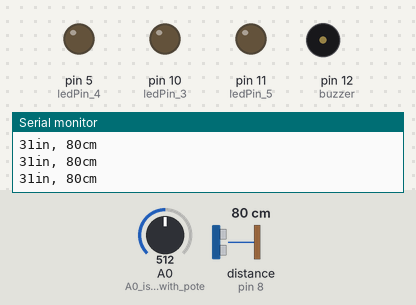
The sketch below on a simulated Arduino Uno, built with avr-gcc and run on an emulated ATmega328P. Shown: output pins drawn as LEDs (lit = HIGH), buzzer (waves = sounding, pin HIGH), the last lines printed to the serial monitor. Wiring (inferred from the names in the program): ultrasonic range finder: trigger pin 7; echo pin 8. The test bench sets the inputs (shaded band); at power-on: distance to the obstacle (sensor on pin 8) 80 cm, A0 (A0_is_connected_with_pote) = 512. The echo pulse lasts 58.3 µs per cm; pins used as bus, display or sensor lines are not drawn.

Above: at 1.2 s.
1.3 s: distance to the obstacle (sensor on pin 8) set to 28 cm
2.8 s: distance to the obstacle (sensor on pin 8) set to 22 cm
At 3.2 s:
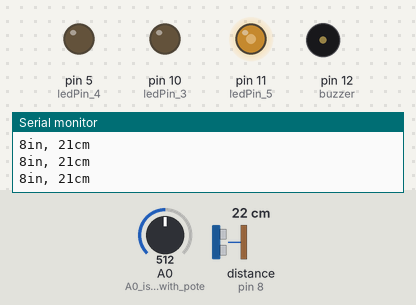
4.3 s: A0 (A0_is_connected_with_pote) set to 716
At 5.5 s:
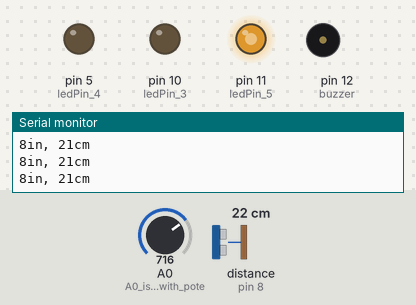
5.8 s: distance to the obstacle (sensor on pin 8) set to 18 cm
At 6.7 s:
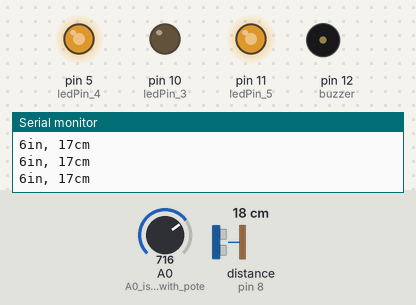
7.3 s: A0 (A0_is_connected_with_pote) set to 900
At 7.6 s:
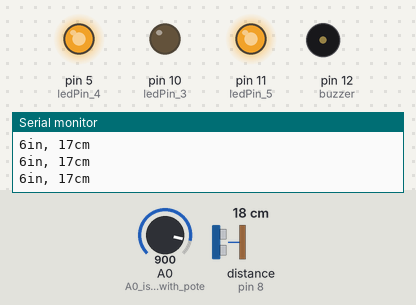
8.8 s: distance to the obstacle (sensor on pin 8) set to 13 cm
At 9.9 s:
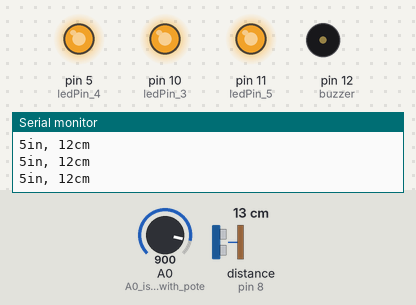
Timing chart, 0 to 11.3 s (numbered marks = the images above; inputs shaded):
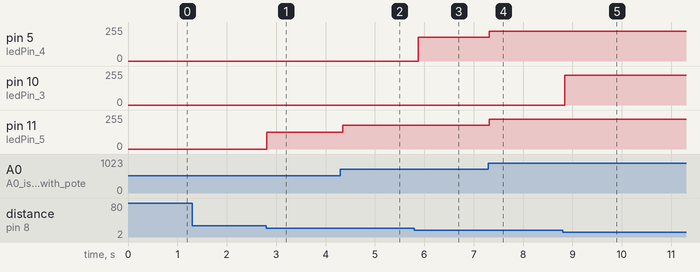

The sketch:

car_sensor_potentiometer.ino
```cpp
 // Note : This code is based on the exempelary library of the Arduino Sensor Ping.
const int trigPin = 7; //variable for trig pin of the HC-SRO4 Sensor
const int echoPin = 8; //variable for echo pin of the HC-SRO4 Sensor
const int ledPin_1 = 3; //variable for led pin 1
const int ledPin_2 = 6; //variable for led pin 2
const int ledPin_3 = 10; //variable for led pin 3
const int ledPin_4 = 5; //variable for led pin 4
const int ledPin_5 = 11; //variable for led pin 5
const int buzzer = 12; //variable for buzzer
int pot_value; //variable for brightness control

void setup() {
  // initialize serial communication:
  Serial.begin(9600);
  pinMode(trigPin, OUTPUT); //tirg pin is set as output
  pinMode(echoPin, INPUT); //echo pin is set as input
  pinMode(buzzer, OUTPUT); //buzzer pin is set as output
  pinMode(A0, INPUT); //A0 is connected with potentiometer to give brightness control

}

void loop() {
  pot_value = analogRead(A0); // this reads and stores the A0 value in the variable
  int voltage = map(pot_value, 0, 1023, 0, 255); // this maps and stores the value in new variable voltage

  // establish variables for duration of the ping, and the distance result
  // in inches and centimeters:
  long duration, inches, cm;

  // The HC-SRO4 is triggered by a HIGH pulse of 10 or more microseconds.
  // Give a short LOW pulse beforehand to ensure a clean HIGH pulse:

  digitalWrite(trigPin, LOW);
  delayMicroseconds(2);
  digitalWrite(trigPin, HIGH);
  delayMicroseconds(10);
  digitalWrite(trigPin, LOW);

  // The echo pin is used to read the signal from the HC-SRO4 a HIGH pulse
  // whose duration is the time (in microseconds) from the sending of the ping
  // to the reception of its echo off of an object.

  duration = pulseIn(echoPin, HIGH);

  // convert the time into a distance
  inches = microsecondsToInches(duration); // just as a ref. for serial monitor
  cm = microsecondsToCentimeters(duration); // this is used to set the if else statements and is also to be used as a ref. in serial monitor
  if(cm< 5){
    analogWrite(ledPin_1, voltage); //if the distance < 5cm then the led 1 will light up
                                    // analogWrite is used instead of digitalWrite for brightness control
  }
  else{
    digitalWrite(ledPin_1, LOW); // if distance > 5cm led 1 will turn off.
  }
  if(cm< 10){
     analogWrite(ledPin_2, voltage);//if the distance < 10cm then the led 2 will light up
                                    // analogWrite is used instead of digitalWrite for brightness control

  }
  else{
    digitalWrite(ledPin_2, LOW); // if distance > 10cm led 2 will turn off.
  }
  if(cm< 15){
    analogWrite(ledPin_3, voltage);//if the distance < 15cm then the led 3 will light up
                                    // analogWrite is used instead of digitalWrite for brightness control

  }
  else{
    digitalWrite(ledPin_3, LOW); // if distance > 15cm led 3 will turn off.
  }
    if(cm< 20){
    analogWrite(ledPin_4, voltage);//if the distance < 20cm then the led 4 will light up
                                    // analogWrite is used instead of digitalWrite for brightness control
  }
  else{
    digitalWrite(ledPin_4, LOW);// if distance > 20cm led 4 will turn off.

  }
   if(cm< 25){
  analogWrite(ledPin_5, voltage);;//if the distance < 25cm then the led 5 will light up
                                    // analogWrite is used instead of digitalWrite for brightness control
  }
  else{
    digitalWrite(ledPin_5, LOW);// if distance > 25cm led 5 will turn off.
  }
  if(cm< 5){ // the buzzer will produce sound with led 1 indicating that the distance between the sensor and the wall is only 5 cm or less i.e when the car should be parked.
    digitalWrite(buzzer, HIGH);
    delay(500);
    digitalWrite(buzzer, LOW);
    delay(500);

  }
  else{
    digitalWrite(buzzer, LOW);
  }


  Serial.print(inches); // allows the serial monitor to display the defined variable.
  Serial.print("in, ");
  Serial.print(cm);
  Serial.print("cm");
  Serial.println();

  delay(100);
}
// HC-SRO4 is used instead of PING however the respective code can be adjusted for PING also.
long microsecondsToInches(long microseconds) {
  // According to Parallax's datasheet for the PING))), there are 73.746
  // microseconds per inch (i.e. sound travels at 1130 feet per second).
  // This gives the distance travelled by the ping, outbound and return,
  // so we divide by 2 to get the distance of the obstacle.
  // See: https://www.parallax.com/package/ping-ultrasonic-distance-sensor-downloads/
  return microseconds / 74 / 2;
}

long microsecondsToCentimeters(long microseconds) {
  // The speed of sound is 340 m/s or 29 microseconds per centimeter.
  // The ping travels out and back, so to find the distance of the object we
  // take half of the distance travelled.
  return microseconds / 29 / 2;
}
```

Measured:
- the behaviour switches between 26 and 25 cm on distance to the obstacle (sensor on pin 8) (found by bisection; images 0 and 1)
- the behaviour switches between 21 and 20 cm on distance to the obstacle (sensor on pin 8) (found by bisection; images 2 and 3)
- the behaviour switches between 16 and 15 cm on distance to the obstacle (sensor on pin 8) (found by bisection; images 4 and 5)
- after the input at 2.8 s, pin 11 (ledPin_5): 0/255 → 127/255 at once
- after the input at 4.3 s, pin 11 (ledPin_5): 127/255 → 178/255 after 0.05 s
- after the input at 5.8 s, pin 5 (ledPin_4): 0/255 → 178/255 after 0.08 s
- after the input at 7.3 s, pin 5 (ledPin_4), pin 11 (ledPin_5): 178/255 → 224/255 at once
- after the input at 8.8 s, pin 10 (ledPin_3): 0/255 → 224/255 at once
